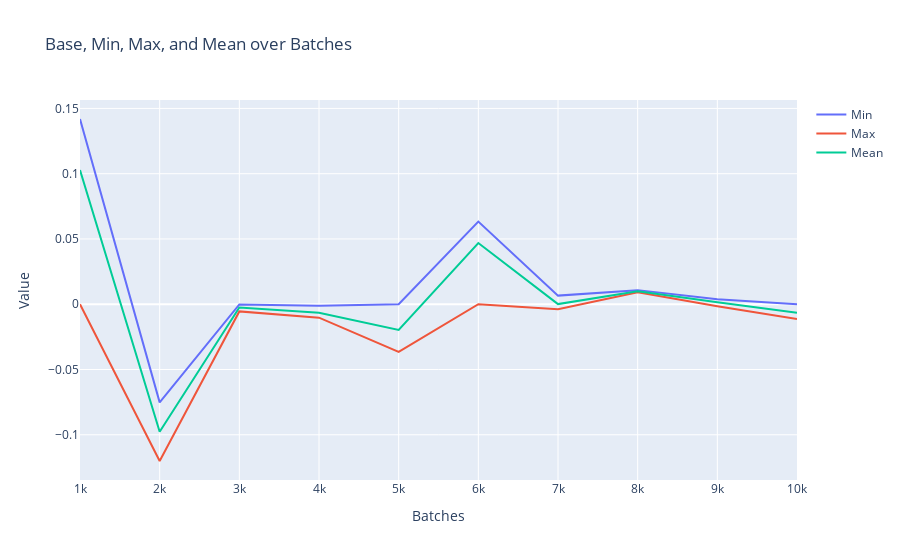

Write notebook code for a chart like this one.
### Code cell
import plotly.express as px
import pandas as pd
import plotly.graph_objects as go
loaded_history_df = pd.read_csv('results/history.csv')

# Create a figure
fig = go.Figure()

# Add lines for base, min, max, and mean
fig.add_trace(go.Scatter(x=loaded_history_df['batch'], y=loaded_history_df['maxwin'], mode='lines', name='Min'))
fig.add_trace(go.Scatter(x=loaded_history_df['batch'], y=loaded_history_df['minwin'], mode='lines', name='Max'))
fig.add_trace(go.Scatter(x=loaded_history_df['batch'], y=loaded_history_df['meanwin'], mode='lines', name='Mean'))

# Set the title and axis labels
fig.update_layout(title='Base, Min, Max, and Mean over Batches', xaxis_title='Batches', yaxis_title='Value')

# Show the plot
fig.show()

### Figure 1 — Plotly figure (JSON) as saved in the notebook; plotly's stock layout.template omitted (floating-point values rounded to 4 significant figures)
{"data": [{"mode": "lines", "name": "Min", "type": "scatter", "x": [1000, 2000, 3000, 4000, 5000, 6000, 7000, 8000, 9000, 10000], "y": [0.1419, -0.0752, -0.0002, -0.0011, 0, 0.0633, 0.0066, 0.0108, 0.0039, 0]}, {"mode": "lines", "name": "Max", "type": "scatter", "x": [1000, 2000, 3000, 4000, 5000, 6000, 7000, 8000, 9000, 10000], "y": [0, -0.1201, -0.0055, -0.0103, -0.0365, 0, -0.0039, 0.0092, -0.0016, -0.0114]}, {"mode": "lines", "name": "Mean", "type": "scatter", "x": [1000, 2000, 3000, 4000, 5000, 6000, 7000, 8000, 9000, 10000], "y": [0.1028, -0.09765, -0.002525, -0.006525, -0.01967, 0.04692, 0.000125, 0.01, 0.00155, -0.006475]}], "layout": {"title": {"text": "Base, Min, Max, and Mean over Batches"}, "xaxis": {"title": {"text": "Batches"}}, "yaxis": {"title": {"text": "Value"}}}}
